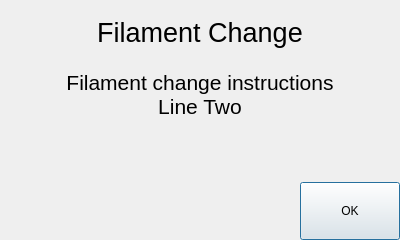
<?xml version="1.0" encoding="UTF-8"?>
<ui version="4.0">
 <class>PopUpWindow</class>
 <widget class="QDialog" name="PopUpWindow">
  <property name="geometry">
   <rect>
    <x>0</x>
    <y>0</y>
    <width>400</width>
    <height>240</height>
   </rect>
  </property>
  <property name="windowTitle">
   <string/>
  </property>
  <property name="styleSheet">
   <string notr="true"/>
  </property>
  <property name="modal">
   <bool>false</bool>
  </property>
  <layout class="QVBoxLayout" name="verticalLayout">
   <property name="spacing">
    <number>0</number>
   </property>
   <property name="leftMargin">
    <number>0</number>
   </property>
   <property name="topMargin">
    <number>0</number>
   </property>
   <property name="rightMargin">
    <number>0</number>
   </property>
   <property name="bottomMargin">
    <number>0</number>
   </property>
   <item>
    <widget class="QLabel" name="popup_title">
     <property name="sizePolicy">
      <sizepolicy hsizetype="Preferred" vsizetype="Maximum">
       <horstretch>0</horstretch>
       <verstretch>0</verstretch>
      </sizepolicy>
     </property>
     <property name="minimumSize">
      <size>
       <width>0</width>
       <height>65</height>
      </size>
     </property>
     <property name="font">
      <font>
       <pointsize>20</pointsize>
      </font>
     </property>
     <property name="text">
      <string>Filament Change</string>
     </property>
     <property name="textFormat">
      <enum>Qt::PlainText</enum>
     </property>
     <property name="alignment">
      <set>Qt::AlignCenter</set>
     </property>
     <property name="wordWrap">
      <bool>true</bool>
     </property>
    </widget>
   </item>
   <item>
    <widget class="QLabel" name="popup_message">
     <property name="font">
      <font>
       <pointsize>16</pointsize>
      </font>
     </property>
     <property name="text">
      <string>Filament change instructions
Line Two</string>
     </property>
     <property name="alignment">
      <set>Qt::AlignCenter</set>
     </property>
     <property name="wordWrap">
      <bool>true</bool>
     </property>
    </widget>
   </item>
   <item>
    <widget class="QLabel" name="popup_details">
     <property name="font">
      <font>
       <pointsize>13</pointsize>
      </font>
     </property>
     <property name="text">
      <string/>
     </property>
     <property name="alignment">
      <set>Qt::AlignLeading|Qt::AlignLeft|Qt::AlignTop</set>
     </property>
     <property name="wordWrap">
      <bool>true</bool>
     </property>
    </widget>
   </item>
   <item>
    <layout class="QHBoxLayout" name="horizontalLayout">
     <item>
      <spacer name="horizontalSpacer">
       <property name="orientation">
        <enum>Qt::Horizontal</enum>
       </property>
       <property name="sizeHint" stdset="0">
        <size>
         <width>40</width>
         <height>20</height>
        </size>
       </property>
      </spacer>
     </item>
     <item>
      <widget class="QPushButton" name="popup_button">
       <property name="sizePolicy">
        <sizepolicy hsizetype="Maximum" vsizetype="Preferred">
         <horstretch>0</horstretch>
         <verstretch>0</verstretch>
        </sizepolicy>
       </property>
       <property name="minimumSize">
        <size>
         <width>100</width>
         <height>0</height>
        </size>
       </property>
       <property name="text">
        <string>OK</string>
       </property>
       <property name="iconSize">
        <size>
         <width>25</width>
         <height>16</height>
        </size>
       </property>
      </widget>
     </item>
    </layout>
   </item>
  </layout>
 </widget>
 <resources>
  <include location="img.qrc"/>
 </resources>
 <connections/>
</ui>
